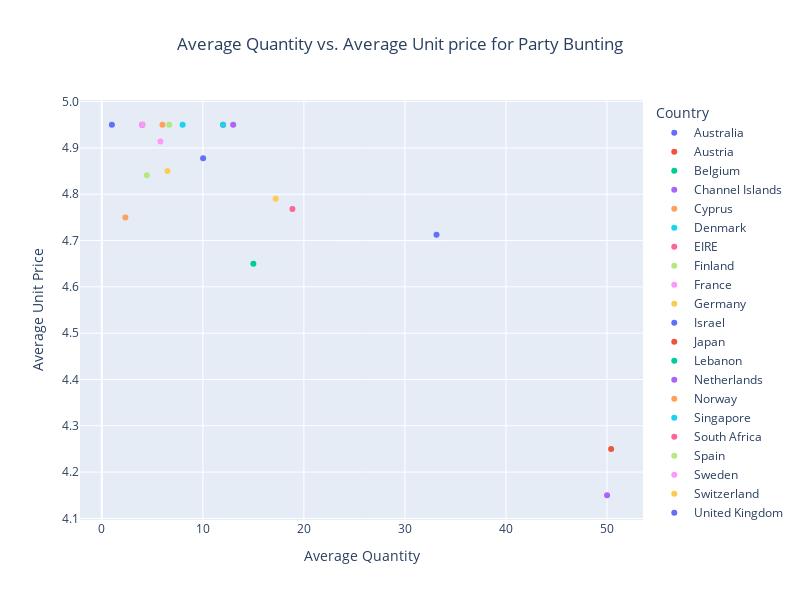

The code cell stored with this chart in its notebook:
### Code cell
fig = px.scatter(data_frame = subset3, x='Quantity', y='UnitPrice', color = subset3.index,
            labels = {
                'UnitPrice': 'Average Unit Price',
                'Quantity': 'Average Quantity'
            },
            title = 'Average Quantity vs. Average Unit price for Party Bunting',
            width=800,
            height=600)
fig.update_layout(yaxis=dict(tickformat=",.1f"), title_x=0.5)
fig.show()

### Figure 1 — Plotly figure (JSON) as saved in the notebook; plotly's stock layout.template omitted (floating-point values rounded to 4 significant figures)
{"data": [{"hovertemplate": "Country=Australia<br>Average Quantity=%{x}<br>Average Unit Price=%{y}<extra></extra>", "legendgroup": "Australia", "marker": {"color": "#636efa", "symbol": "circle"}, "mode": "markers", "name": "Australia", "orientation": "v", "showlegend": true, "type": "scatter", "x": [33.12], "xaxis": "x", "y": [4.713], "yaxis": "y"}, {"hovertemplate": "Country=Austria<br>Average Quantity=%{x}<br>Average Unit Price=%{y}<extra></extra>", "legendgroup": "Austria", "marker": {"color": "#EF553B", "symbol": "circle"}, "mode": "markers", "name": "Austria", "orientation": "v", "showlegend": true, "type": "scatter", "x": [12], "xaxis": "x", "y": [4.95], "yaxis": "y"}, {"hovertemplate": "Country=Belgium<br>Average Quantity=%{x}<br>Average Unit Price=%{y}<extra></extra>", "legendgroup": "Belgium", "marker": {"color": "#00cc96", "symbol": "circle"}, "mode": "markers", "name": "Belgium", "orientation": "v", "showlegend": true, "type": "scatter", "x": [4], "xaxis": "x", "y": [4.95], "yaxis": "y"}, {"hovertemplate": "Country=Channel Islands<br>Average Quantity=%{x}<br>Average Unit Price=%{y}<extra></extra>", "legendgroup": "Channel Islands", "marker": {"color": "#ab63fa", "symbol": "circle"}, "mode": "markers", "name": "Channel Islands", "orientation": "v", "showlegend": true, "type": "scatter", "x": [13], "xaxis": "x", "y": [4.95], "yaxis": "y"}, {"hovertemplate": "Country=Cyprus<br>Average Quantity=%{x}<br>Average Unit Price=%{y}<extra></extra>", "legendgroup": "Cyprus", "marker": {"color": "#FFA15A", "symbol": "circle"}, "mode": "markers", "name": "Cyprus", "orientation": "v", "showlegend": true, "type": "scatter", "x": [2.333], "xaxis": "x", "y": [4.75], "yaxis": "y"}, {"hovertemplate": "Country=Denmark<br>Average Quantity=%{x}<br>Average Unit Price=%{y}<extra></extra>", "legendgroup": "Denmark", "marker": {"color": "#19d3f3", "symbol": "circle"}, "mode": "markers", "name": "Denmark", "orientation": "v", "showlegend": true, "type": "scatter", "x": [12], "xaxis": "x", "y": [4.95], "yaxis": "y"}, {"hovertemplate": "Country=EIRE<br>Average Quantity=%{x}<br>Average Unit Price=%{y}<extra></extra>", "legendgroup": "EIRE", "marker": {"color": "#FF6692", "symbol": "circle"}, "mode": "markers", "name": "EIRE", "orientation": "v", "showlegend": true, "type": "scatter", "x": [18.86], "xaxis": "x", "y": [4.768], "yaxis": "y"}, {"hovertemplate": "Country=Finland<br>Average Quantity=%{x}<br>Average Unit Price=%{y}<extra></extra>", "legendgroup": "Finland", "marker": {"color": "#B6E880", "symbol": "circle"}, "mode": "markers", "name": "Finland", "orientation": "v", "showlegend": true, "type": "scatter", "x": [6.667], "xaxis": "x", "y": [4.95], "yaxis": "y"}, {"hovertemplate": "Country=France<br>Average Quantity=%{x}<br>Average Unit Price=%{y}<extra></extra>", "legendgroup": "France", "marker": {"color": "#FF97FF", "symbol": "circle"}, "mode": "markers", "name": "France", "orientation": "v", "showlegend": true, "type": "scatter", "x": [5.8], "xaxis": "x", "y": [4.914], "yaxis": "y"}, {"hovertemplate": "Country=Germany<br>Average Quantity=%{x}<br>Average Unit Price=%{y}<extra></extra>", "legendgroup": "Germany", "marker": {"color": "#FECB52", "symbol": "circle"}, "mode": "markers", "name": "Germany", "orientation": "v", "showlegend": true, "type": "scatter", "x": [6.5], "xaxis": "x", "y": [4.85], "yaxis": "y"}, {"hovertemplate": "Country=Israel<br>Average Quantity=%{x}<br>Average Unit Price=%{y}<extra></extra>", "legendgroup": "Israel", "marker": {"color": "#636efa", "symbol": "circle"}, "mode": "markers", "name": "Israel", "orientation": "v", "showlegend": true, "type": "scatter", "x": [1], "xaxis": "x", "y": [4.95], "yaxis": "y"}, {"hovertemplate": "Country=Japan<br>Average Quantity=%{x}<br>Average Unit Price=%{y}<extra></extra>", "legendgroup": "Japan", "marker": {"color": "#EF553B", "symbol": "circle"}, "mode": "markers", "name": "Japan", "orientation": "v", "showlegend": true, "type": "scatter", "x": [50.4], "xaxis": "x", "y": [4.25], "yaxis": "y"}, {"hovertemplate": "Country=Lebanon<br>Average Quantity=%{x}<br>Average Unit Price=%{y}<extra></extra>", "legendgroup": "Lebanon", "marker": {"color": "#00cc96", "symbol": "circle"}, "mode": "markers", "name": "Lebanon", "orientation": "v", "showlegend": true, "type": "scatter", "x": [15], "xaxis": "x", "y": [4.65], "yaxis": "y"}, {"hovertemplate": "Country=Netherlands<br>Average Quantity=%{x}<br>Average Unit Price=%{y}<extra></extra>", "legendgroup": "Netherlands", "marker": {"color": "#ab63fa", "symbol": "circle"}, "mode": "markers", "name": "Netherlands", "orientation": "v", "showlegend": true, "type": "scatter", "x": [50], "xaxis": "x", "y": [4.15], "yaxis": "y"}, {"hovertemplate": "Country=Norway<br>Average Quantity=%{x}<br>Average Unit Price=%{y}<extra></extra>", "legendgroup": "Norway", "marker": {"color": "#FFA15A", "symbol": "circle"}, "mode": "markers", "name": "Norway", "orientation": "v", "showlegend": true, "type": "scatter", "x": [6], "xaxis": "x", "y": [4.95], "yaxis": "y"}, {"hovertemplate": "Country=Singapore<br>Average Quantity=%{x}<br>Average Unit Price=%{y}<extra></extra>", "legendgroup": "Singapore", "marker": {"color": "#19d3f3", "symbol": "circle"}, "mode": "markers", "name": "Singapore", "orientation": "v", "showlegend": true, "type": "scatter", "x": [8], "xaxis": "x", "y": [4.95], "yaxis": "y"}, {"hovertemplate": "Country=South Africa<br>Average Quantity=%{x}<br>Average Unit Price=%{y}<extra></extra>", "legendgroup": "South Africa", "marker": {"color": "#FF6692", "symbol": "circle"}, "mode": "markers", "name": "South Africa", "orientation": "v", "showlegend": true, "type": "scatter", "x": [4], "xaxis": "x", "y": [4.95], "yaxis": "y"}, {"hovertemplate": "Country=Spain<br>Average Quantity=%{x}<br>Average Unit Price=%{y}<extra></extra>", "legendgroup": "Spain", "marker": {"color": "#B6E880", "symbol": "circle"}, "mode": "markers", "name": "Spain", "orientation": "v", "showlegend": true, "type": "scatter", "x": [4.455], "xaxis": "x", "y": [4.841], "yaxis": "y"}, {"hovertemplate": "Country=Sweden<br>Average Quantity=%{x}<br>Average Unit Price=%{y}<extra></extra>", "legendgroup": "Sweden", "marker": {"color": "#FF97FF", "symbol": "circle"}, "mode": "markers", "name": "Sweden", "orientation": "v", "showlegend": true, "type": "scatter", "x": [4], "xaxis": "x", "y": [4.95], "yaxis": "y"}, {"hovertemplate": "Country=Switzerland<br>Average Quantity=%{x}<br>Average Unit Price=%{y}<extra></extra>", "legendgroup": "Switzerland", "marker": {"color": "#FECB52", "symbol": "circle"}, "mode": "markers", "name": "Switzerland", "orientation": "v", "showlegend": true, "type": "scatter", "x": [17.2], "xaxis": "x", "y": [4.79], "yaxis": "y"}, {"hovertemplate": "Country=United Kingdom<br>Average Quantity=%{x}<br>Average Unit Price=%{y}<extra></extra>", "legendgroup": "United Kingdom", "marker": {"color": "#636efa", "symbol": "circle"}, "mode": "markers", "name": "United Kingdom", "orientation": "v", "showlegend": true, "type": "scatter", "x": [10.02], "xaxis": "x", "y": [4.878], "yaxis": "y"}], "layout": {"height": 600, "legend": {"title": {"text": "Country"}, "tracegroupgap": 0}, "title": {"text": "Average Quantity vs. Average Unit price for Party Bunting", "x": 0.5}, "width": 800, "xaxis": {"anchor": "y", "domain": [0, 1], "title": {"text": "Average Quantity"}}, "yaxis": {"anchor": "x", "domain": [0, 1], "tickformat": ",.1f", "title": {"text": "Average Unit Price"}}}}
